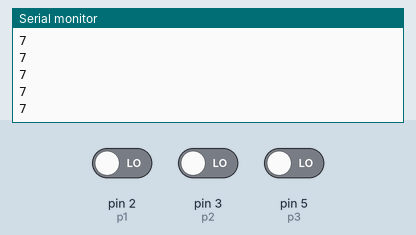
This sketch was run on a simulated Arduino Uno, built with avr-gcc and run on an emulated ATmega328P. Parts: the last lines printed to the serial monitor. Inputs (shaded band) come from the test bench; at power-on: pin 2 (p1) LOW, pin 3 (p2) LOW, pin 5 (p3) LOW.

Above: at 1.2 s.
1.3 s: pin 2 (p1) driven HIGH
At 2.2 s:
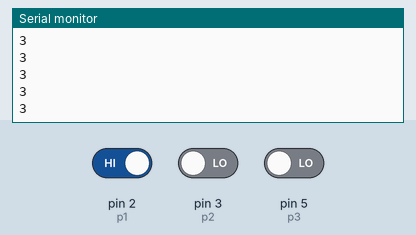
2.8 s: pin 3 (p2) driven HIGH
At 3.9 s:
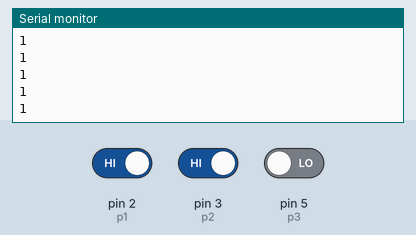
4.3 s: pin 5 (p3) driven HIGH
At 5.3 s:
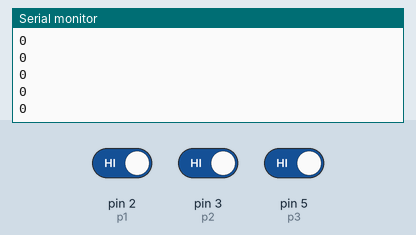
5.8 s: pin 2 (p1) driven LOW
At 6.5 s:
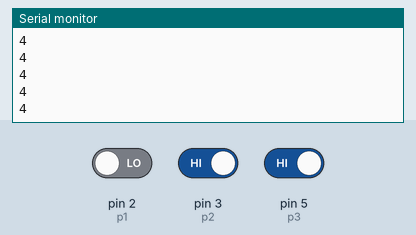
7.3 s: pin 3 (p2) driven LOW
At 8.3 s:
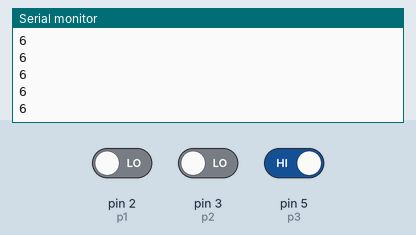
Timing chart, 0 to 9.8 s (numbered marks = the images above; inputs shaded):
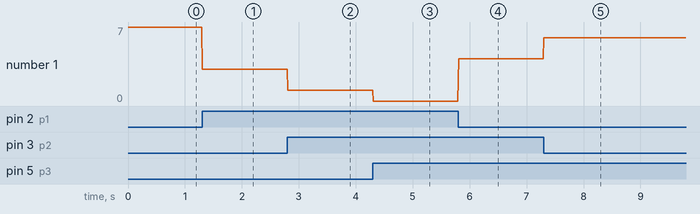

The sketch:

8bitReader_DigitalIn.ino
```cpp
int a, b,c,d, delta =200;
int p1 = 2;
int p2 = 3;
int p3 = 5;
void setup() {
  // put your setup code here, to run once:
//pinMode(6, OUTPUT);
pinMode(p1, INPUT);
pinMode(p2, INPUT);
pinMode(p3, INPUT);
Serial.begin(9600);
}

void loop() {
  a=digitalRead(p1);
  b=digitalRead(p2);
  c=digitalRead(p3);


  if( (a==1) && (b==1) && (c==1) ) Serial.println("0");
  if( (a==1) && (b==1) && (c==0) ) Serial.println("1");
  if( (a==1) && (b==0) && (c==1) ) Serial.println("2");
  if( (a==1) && (b==0) && (c==0) ) Serial.println("3");
  if( (a==0) && (b==1) && (c==1) ) Serial.println("4");
  if( (a==0) && (b==1) && (c==0) ) Serial.println("5");
  if( (a==0) && (b==0) && (c==1) ) Serial.println("6");
  if( (a==0) && (b==0) && (c==0) ) Serial.println("7");

  delay(10);
}
```

Measured:
- after the input at 1.3 s, the serial monitor: prints a new line at once (image 1)
- after the input at 2.8 s, the serial monitor: prints a new line at once (image 2)
- after the input at 4.3 s, the serial monitor: prints a new line at once (image 3)
- after the input at 5.8 s, the serial monitor: prints a new line at once (image 4)
- after the input at 7.3 s, the serial monitor: prints a new line at once (image 5)
- plotted number 1: 7 → 3 after the input at 1.3 s, 3 → 1 after the input at 2.8 s, 1 → 0 after the input at 4.3 s, 0 → 4 after the input at 5.8 s, 4 → 6 after the input at 7.3 s
